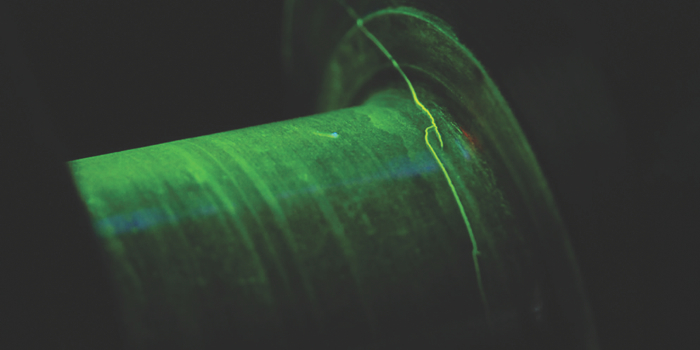
#> input picture UV/crack1.jpg, 700 x 350 px; its folder holds only this picture in this run
$ python detect_uv.py
#> lines starting #> are read from the running program, lines starting #| are printed output that depends on the picture
# -*- coding: utf-8 -*-
"""
Created on Sat Feb 03 21:01:59 2018

@author: Sacha Perry-Fagant

Resources:
https://www.pyimagesearch.com/2016/04/11/finding-extreme-points-in-contours-with-opencv/

"""

import cv2
import math
import glob, os

viewImage = True
lenThresh = 10


def find_max(img):
    m = 0
    for row in img:
        for col in row:
            if col > m:
                m = col
    return m

# Finds the brightest pixel and uses this as the target value
# Loads in all the image files
def load_images_brightest(filename, thresh = 60):
#> called with filename = 50, thresh = 60
    os.chdir("UV/")
    imgs = []
    for filename in glob.glob("*.jpg"):
        img = cv2.imread(filename,0)
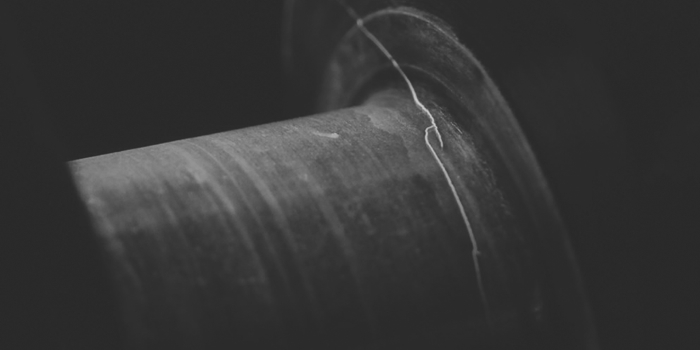
#> img: shape (350, 700); min 40, max 202, mean 54.3
        max_val = find_max(img)
#> after the loop in find_max, `for row in img:`: m = 202
#> max_val = 202

        for i in range(len(img)):
            for j in range(len(img[i])):
                val = img[i][j]
                if val < max_val - thresh:
                    img[i][j] = 0
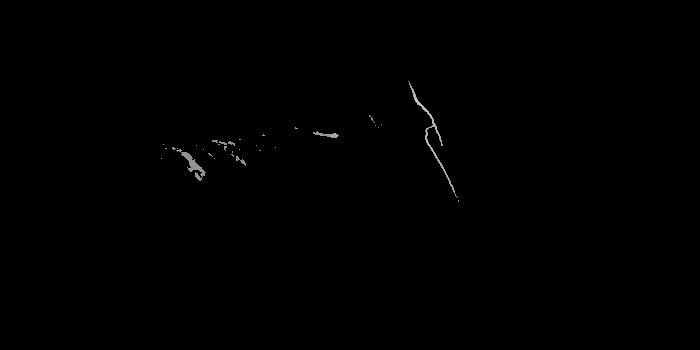
#> img: shape (350, 700); min 0, max 202, mean 0.5
        if viewImage:
            cv2.imshow('image', img)
            cv2.waitKey(0)
            cv2.destroyAllWindows()
        imgs.append(img)
    return imgs

def detect_clusters(img, thresh):
    contours,hierarchy= cv2.findContours(img,cv2.RETR_TREE,cv2.CHAIN_APPROX_SIMPLE)
    if viewImage:
        cv2.drawContours(img, contours, -1, (255, 255, 255))
        cv2.imshow('image',img)
        cv2.waitKey(0)
        cv2.destroyAllWindows()
    maxL = 0
    maxC = contours[0]
    no_cracks = True
    for c in contours:
        area = cv2.contourArea(c)
        leng = lengh_over_area(c)

        if leng > 0 and area/leng < thresh and leng > lenThresh:
            if leng > maxL:
                maxL = leng
                maxC = c
                no_cracks = False
    return maxL, maxC, no_cracks

# contour c
def lengh_over_area(c):
    extLeft = tuple(c[c[:, :, 0].argmin()][0])
    extRight = tuple(c[c[:, :, 0].argmax()][0])
    extTop = tuple(c[c[:, :, 1].argmin()][0])
    extBot = tuple(c[c[:, :, 1].argmax()][0])
    wid = math.sqrt((extLeft[0] - extRight[0])**2+(extLeft[1]-extRight[1])**2)
    hei = math.sqrt((extTop[0] - extBot[0])**2+(extTop[1]-extBot[1])**2)
    val = max([wid,hei])

    return val

# Shows the largest contour if there exists a crack
def show_max_contour(c, image):
    extLeft = tuple(c[c[:, :, 0].argmin()][0])
    extRight = tuple(c[c[:, :, 0].argmax()][0])
    extTop = tuple(c[c[:, :, 1].argmin()][0])
    extBot = tuple(c[c[:, :, 1].argmax()][0])

    if viewImage:
        cv2.drawContours(image, [c], -1, (0, 255, 255), 2)
        cv2.circle(image, extLeft, 8, (0, 0, 255), -1)
        cv2.circle(image, extRight, 8, (0, 255, 0), -1)
        cv2.circle(image, extTop, 8, (255, 0, 0), -1)
        cv2.circle(image, extBot, 8, (255, 255, 0), -1)

    # show the output image
    cv2.imshow("Image", image)
    cv2.waitKey(0)


def do_everything():
    images = load_images_brightest(50)
#> images = 1 item
    is_cracks = False
    for image in images:
        L, C, no_cracks = detect_clusters(image, 10)

        if not no_cracks:
            is_cracks = True
            if viewImage:
                show_max_contour(C, image)
#> this loop made 1 pass
#> no_cracks on pass 1: False
#> pass 1, in detect_clusters, `cv2.imshow('image',img)`:
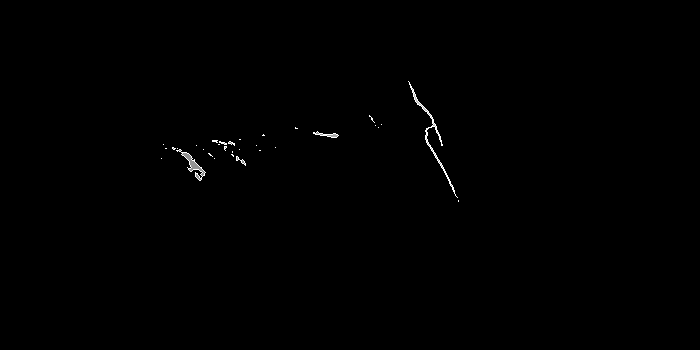
#> window 'image': shape (350, 700); min 0, max 255, mean 0.7
#> pass 1, in show_max_contour, `cv2.imshow("Image", image)`:
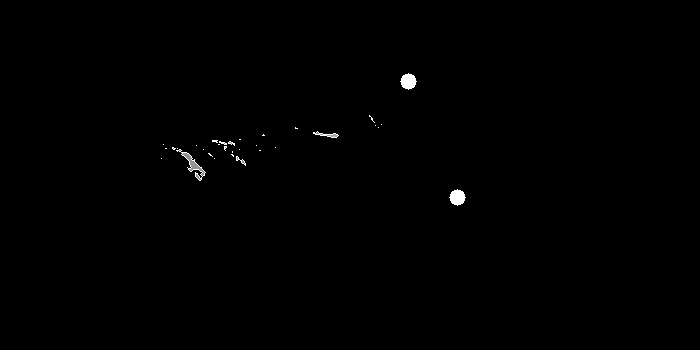
#> window 'Image': shape (350, 700); min 0, max 255, mean 0.8
    remove_files = False
    if remove_files:
        for filename in glob.glob("*.jpg"):
            os.remove(filename)

    return is_cracks


if __name__ == "__main__":
    do_everything()

$ run again, on UV/crack2.jpg
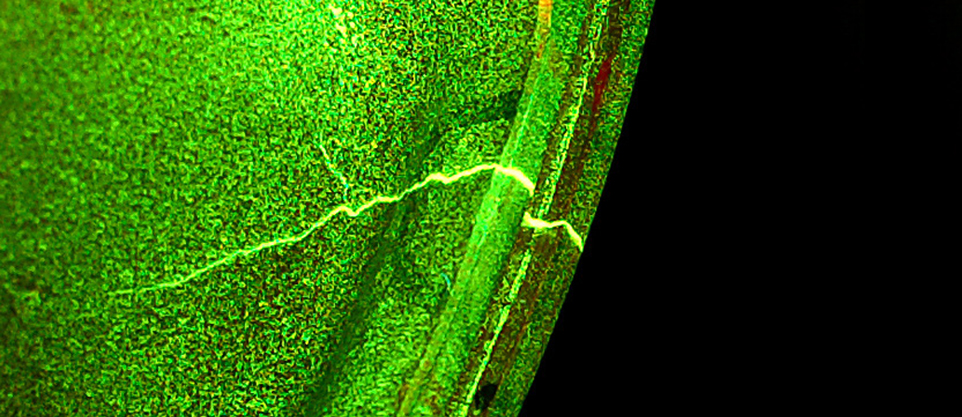
#> input picture UV/crack2.jpg, 962 x 417 px
#> in load_images_brightest, `img = cv2.imread(filename,0)`:
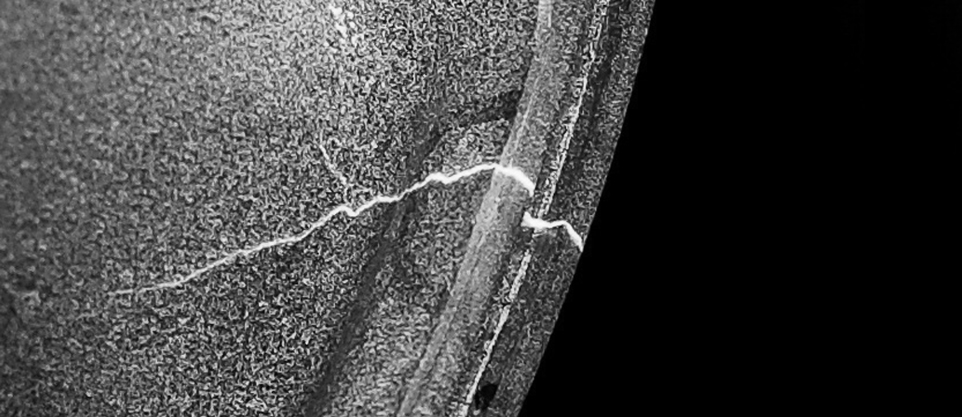
#> img: shape (417, 962); min 0, max 252, mean 64.4
#> after the loop in find_max, `for row in img:`: m = 252
#> images = 1 item
#> the loop in do_everything, `for image in images:` made 1 pass
#> no_cracks on pass 1: True
#> pass 1, in show_max_contour, `cv2.imshow("Image", image)`:
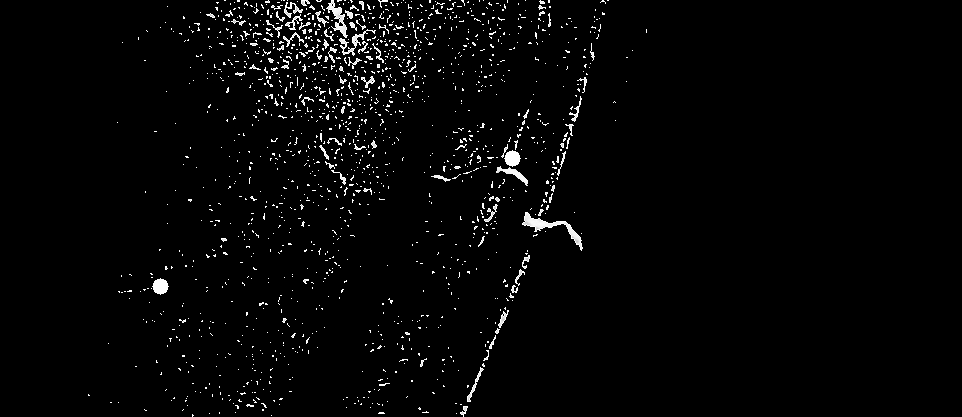
#> window 'Image': shape (417, 962); min 0, max 255, mean 5.8

$ run again, on UV/crack3.jpg
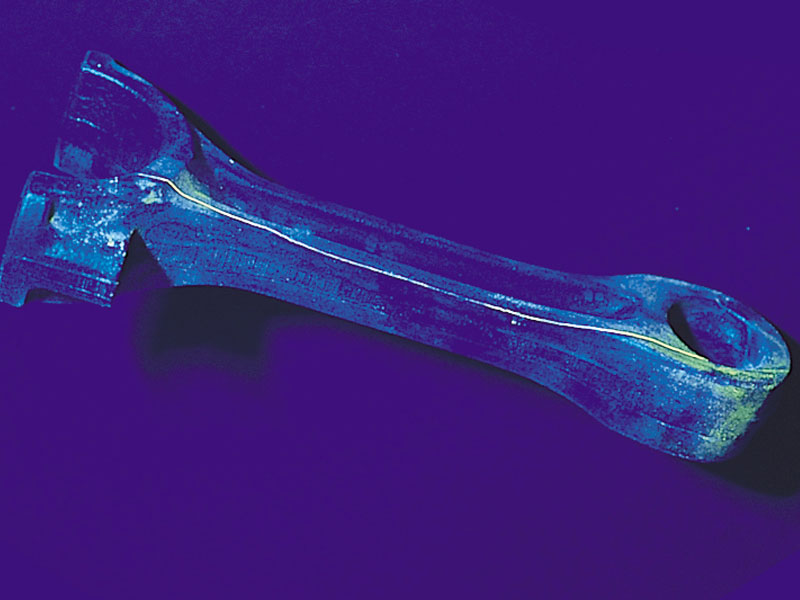
#> input picture UV/crack3.jpg, 800 x 600 px
#> in load_images_brightest, `img = cv2.imread(filename,0)`:
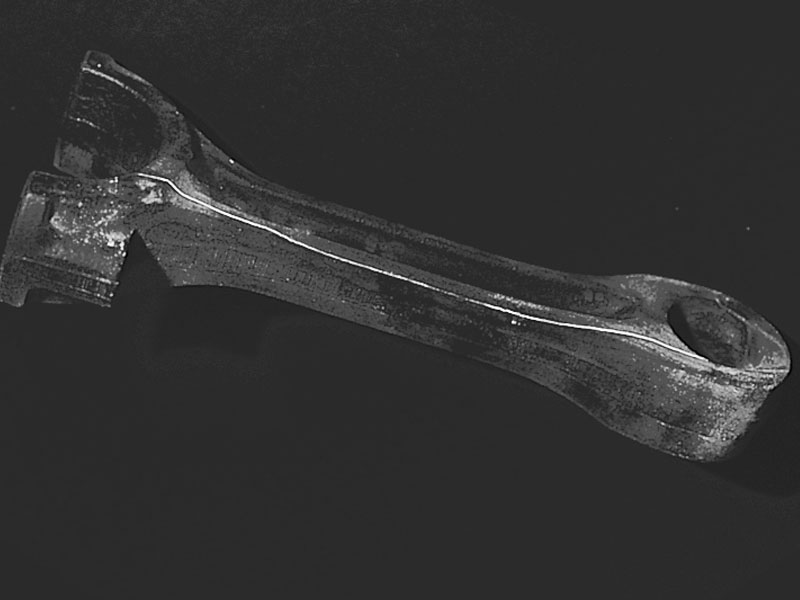
#> img: shape (600, 800); min 0, max 255, mean 49.4
#> after the loop in find_max, `for row in img:`: m = 255
#> images = 1 item
#> the loop in do_everything, `for image in images:` made 1 pass
#> no_cracks on pass 1: True
#> pass 1, in show_max_contour, `cv2.imshow("Image", image)`:
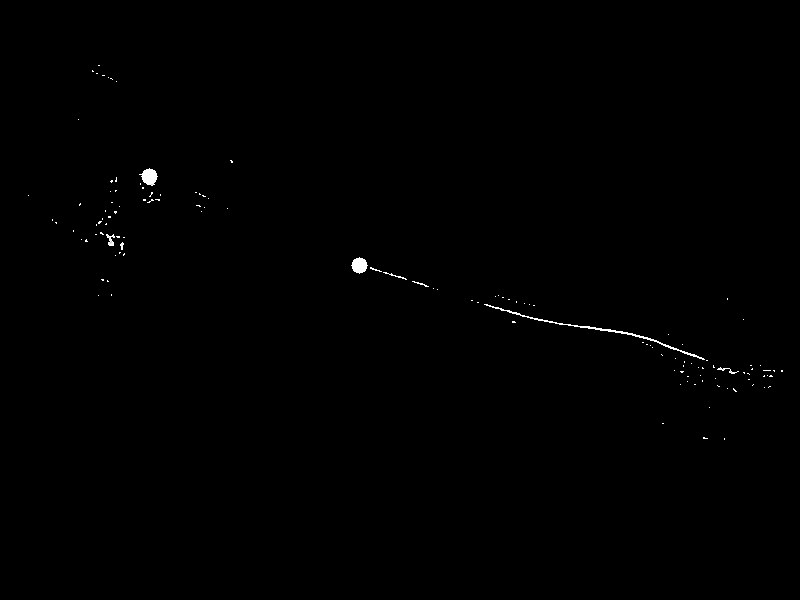
#> window 'Image': shape (600, 800); min 0, max 255, mean 0.7
